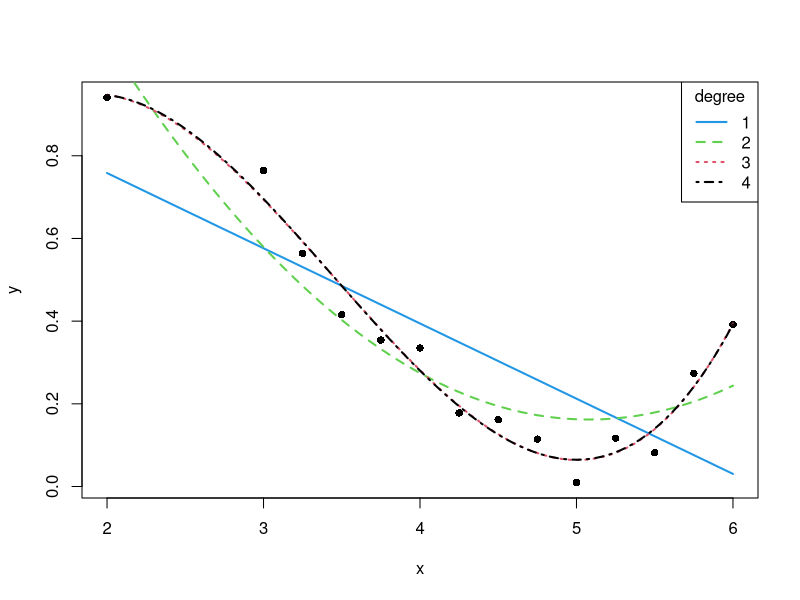
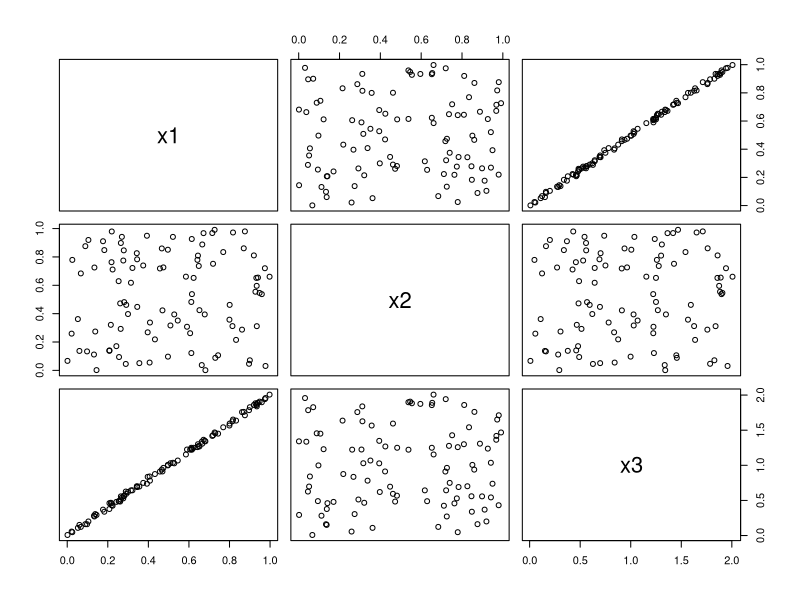

The R source for these figures, in order:
## ---- chunk 1
require(knitr)
pdf_doc <- knitr::is_latex_output()
if (pdf_doc) {opts_chunk$set(echo=FALSE, fig.align="center", out.width="70%")} else {opts_chunk$set(echo=TRUE)}
## ---- chunk 2
#
poldata <- read.csv("poldata.csv")
plot(y ~ x, data=poldata, pch=16)
# 
m1 <- lm(y ~ x,                            data=poldata) #Linear model
m2 <- lm(y ~ x + I(x^2),                   data=poldata) #Quadratic model
m3 <- lm(y ~ x + I(x^2) + I(x^3),          data=poldata) #Cubic model
m4 <- lm(y ~ x + I(x^2) + I(x^3) + I(x^4), data=poldata) #Quartic model
# 
ax <- seq(from=2, to=6, length=101)
# We save the models in a list and then use a for-loop 
# over the items in the list to save on writing
mlist <- list(m1, m2, m3, m4)
for (i in seq_along(mlist)) {
  #
  p <- predict(mlist[[i]], newdata=list(x=ax))
  #
  lines(ax, p, col=5-i, lwd=2, lty=i)
}
#
legend("topright", lwd=2, col=4:1, legend=1:4, lty=1:4, title="degree")
## ---- chunk 3
# Producing realisations from the explanatory variables
set.seed(8)
x1 <- runif(100)
x2 <- runif(100)
x3 <- 2 * x1 + rnorm(100,0,0.02)
# Sampling response observations
y  <- 1 + x1 + x2 + x3 + rnorm(100,0,0.5)
## ---- chunk 4
pairs(x1 ~ x2 + x3)
## ---- chunk 5
m2 <- lm(y ~ x1 + x2 + x3)
summary(m2)
## ---- chunk 6
m1 <- lm(y ~ x1 + x2)
summary(m1)
## ---- chunk 7
library(car)
round(vif(m2), 2)
